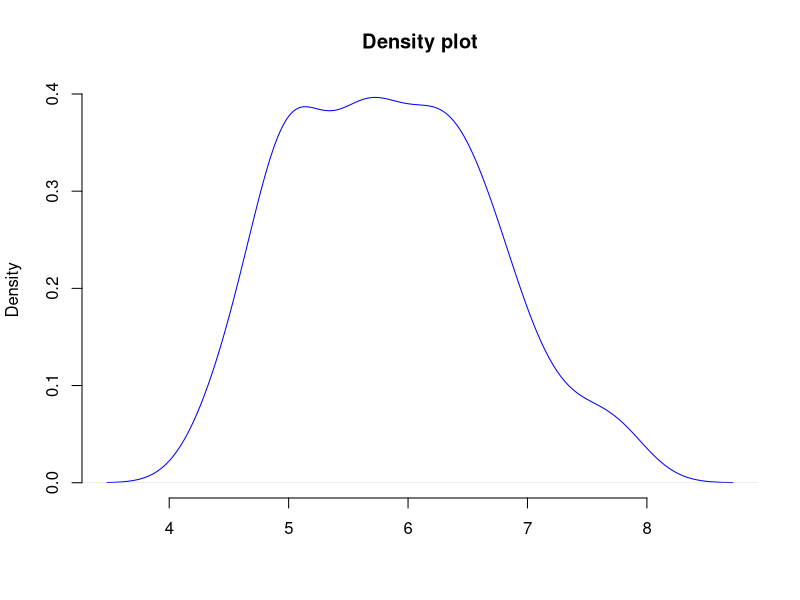
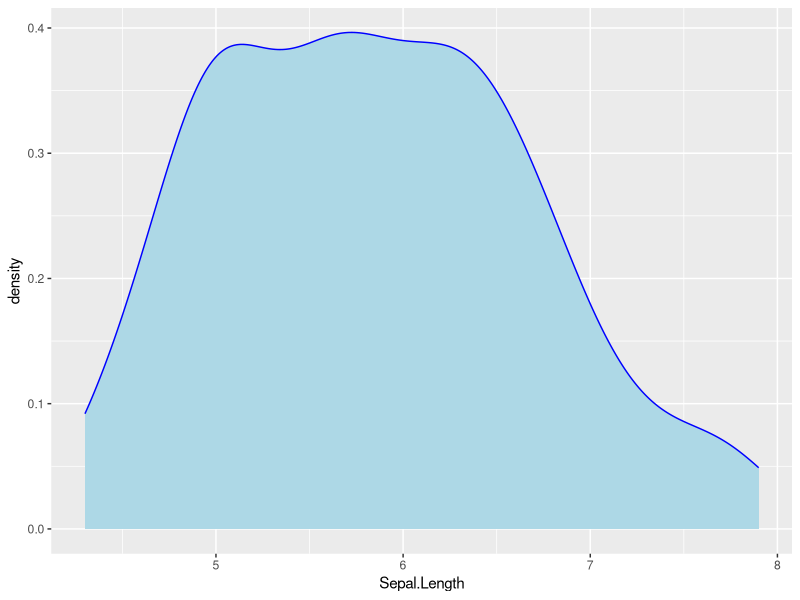
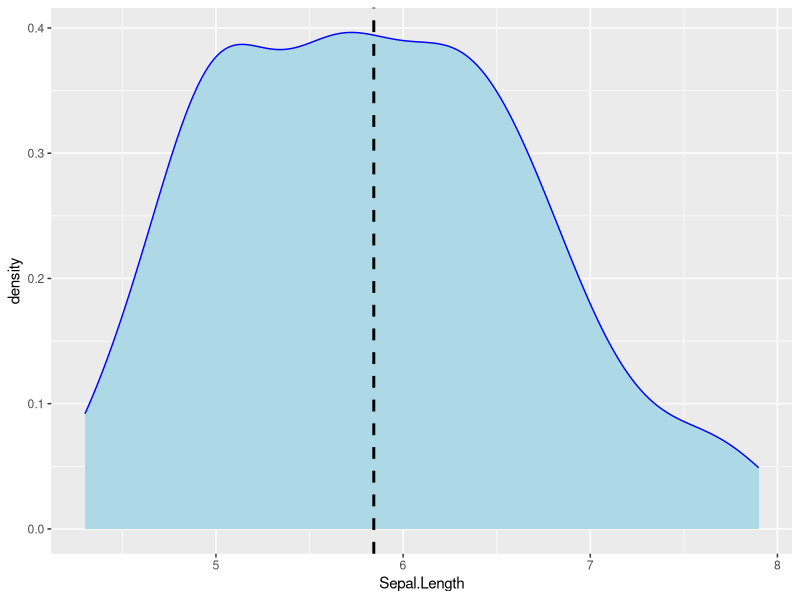
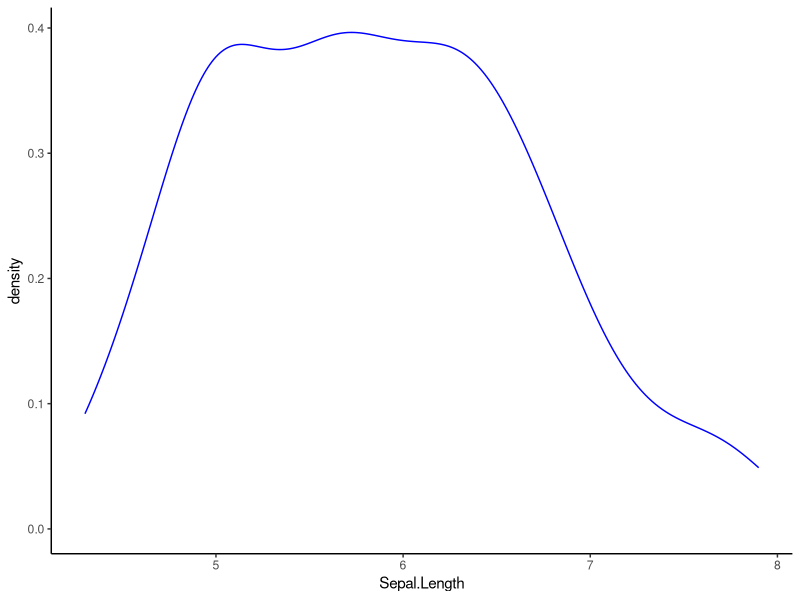
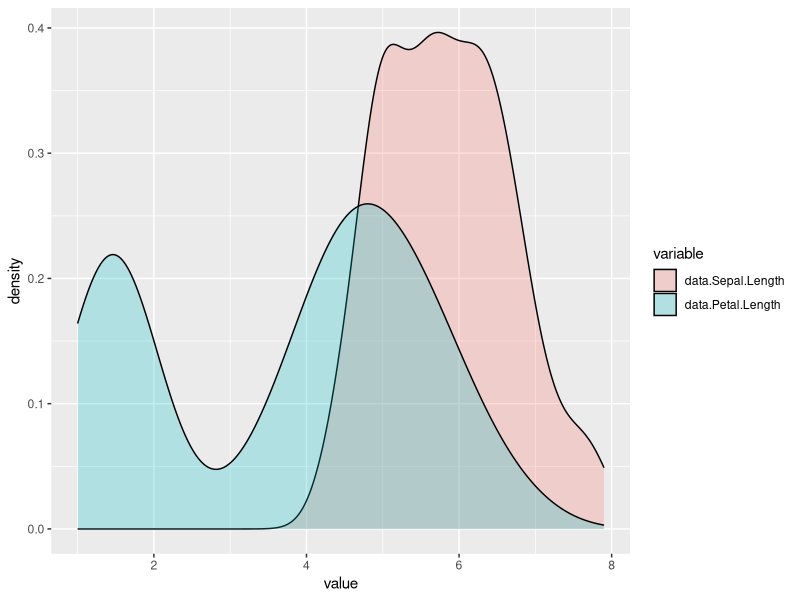

The R script that drew these images, in order:

# Basic R Programming by Md. Jahid Hasan Jone

###############################################################################
################################ Density Curve ################################ 
###############################################################################

# load your dataset and renamed it data, iris data is used here
data <- iris

head(data) # first 6 observations
tail(data) # last 6 observations

str(data) # structure of dataset


# Basic Density plot
plot(density(data$Sepal.Length),
     frame = F, col = "blue", main = "Density plot", xlab = " ") 
#xlab is blank to remove x axis title




#By ggplot2
library(ggplot2)

ggplot(data) +
        aes(x = Sepal.Length) +
        geom_density(col = "blue", fill = "lightblue")


# Add mean line
ggplot(data) +
        aes(x = Sepal.Length) +
        geom_density(col = "blue", fill = "lightblue")+
        geom_vline(aes(xintercept=mean(Sepal.Length)),
              color="black", linetype="dashed", linewidth=1)

#To remove background color and grid
ggplot(data) +
        aes(x = Sepal.Length) +
        geom_density(col = "blue") + 
        theme_bw() + theme(panel.border = element_blank(), 
                           panel.grid.major = element_blank(), 
                           panel.grid.minor = element_blank(), 
                           axis.line = element_line(colour = "black"))



#Multiple Density Curve

#Load data / create a data frame with your data
a <- data.frame (data$Sepal.Length, data$Petal.Length)


library(reshape)
#convert from wide format to long format
a1 <- melt(a)
a1


ggplot(a1, aes(x=value, fill=variable)) +
        geom_density(alpha=.25) # alpha is transparency
